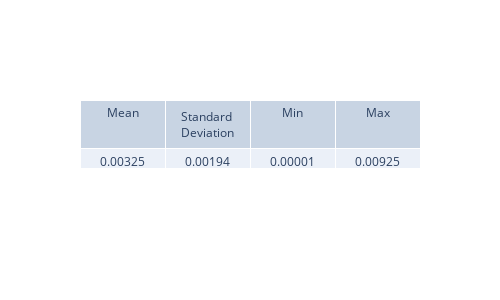
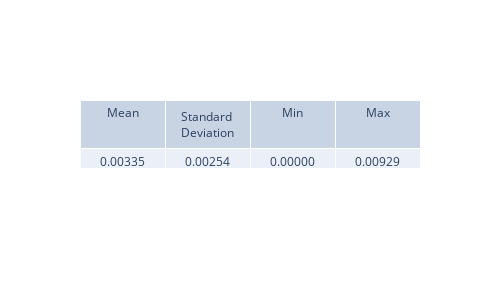
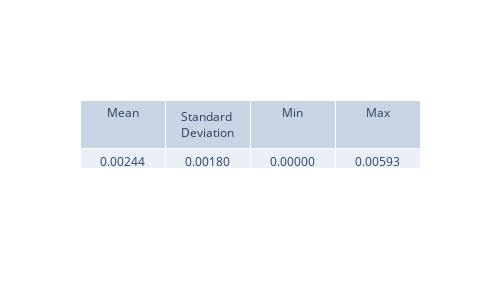
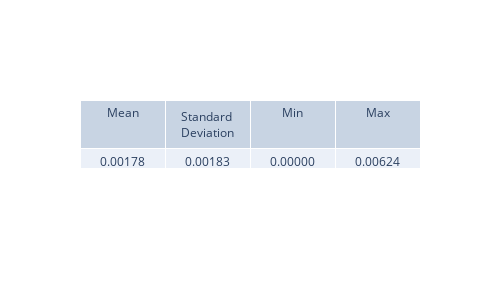

Notebook code for these charts, in order:
### Code cell
lambda0_analytical = analytical_weights["lambda0_analytical"]
lambda1_analytical = analytical_weights["lambda1_analytical"]
lambda2_analytical = analytical_weights["lambda2_analytical"]
lambda3_analytical = analytical_weights["lambda3_analytical"]
lambda4_analytical = analytical_weights["lambda4_analytical"]
lambda5_analytical = analytical_weights["lambda5_analytical"]

lambda0_diff = np.abs(lambda0 - lambda0_analytical)
lambda1_diff = np.abs(lambda1 - lambda1_analytical)
lambda2_diff = np.abs(lambda2 - lambda2_analytical)
lambda3_diff = np.abs(lambda3 - lambda3_analytical)
lambda4_diff = np.abs(lambda4 - lambda4_analytical)
lambda5_diff = np.abs(lambda5 - lambda5_analytical)

view_metrics(lambda0_diff)
view_metrics(lambda1_diff)
view_metrics(lambda2_diff)
view_metrics(lambda3_diff)
view_metrics(lambda4_diff)
view_metrics(lambda5_diff)

plt.figure(figsize=(8, 5), dpi=200)
plt.plot(t_values, lambda0_diff, label='delta lambda0')
plt.plot(t_values, lambda1_diff, label='delta lambda1')
plt.plot(t_values, lambda2_diff, label='delta lambda2')
plt.plot(t_values, lambda3_diff, label='delta lambda3')
plt.plot(t_values, lambda4_diff, label='delta lambda4')
plt.plot(t_values, lambda5_diff, label='delta lambda5')
plt.xlabel("Time (ps)")
plt.ylabel("Absolute Error")
plt.title("Difference between PINN and Numerical lambda values")
plt.grid(True)
plt.legend()
plt.show()

### Figure 1 — Plotly figure (JSON) as saved in the notebook; plotly's stock layout.template omitted (floating-point values rounded to 4 significant figures)
{"data": [{"cells": {"values": [["0.00325"], ["0.00194"], ["0.00001"], ["0.00925"]]}, "header": {"values": ["Mean", "Standard Deviation", "Min", "Max"]}, "type": "table"}], "layout": {"height": 300, "width": 500}}

### Figure 2 — Plotly figure (JSON) as saved in the notebook; plotly's stock layout.template omitted (floating-point values rounded to 4 significant figures)
{"data": [{"cells": {"values": [["0.00335"], ["0.00254"], ["0.00000"], ["0.00929"]]}, "header": {"values": ["Mean", "Standard Deviation", "Min", "Max"]}, "type": "table"}], "layout": {"height": 300, "width": 500}}

### Figure 3 — Plotly figure (JSON) as saved in the notebook; plotly's stock layout.template omitted (floating-point values rounded to 4 significant figures)
{"data": [{"cells": {"values": [["0.00244"], ["0.00180"], ["0.00000"], ["0.00593"]]}, "header": {"values": ["Mean", "Standard Deviation", "Min", "Max"]}, "type": "table"}], "layout": {"height": 300, "width": 500}}

### Figure 4 — Plotly figure (JSON) as saved in the notebook; plotly's stock layout.template omitted (floating-point values rounded to 4 significant figures)
{"data": [{"cells": {"values": [["0.00178"], ["0.00183"], ["0.00000"], ["0.00624"]]}, "header": {"values": ["Mean", "Standard Deviation", "Min", "Max"]}, "type": "table"}], "layout": {"height": 300, "width": 500}}
